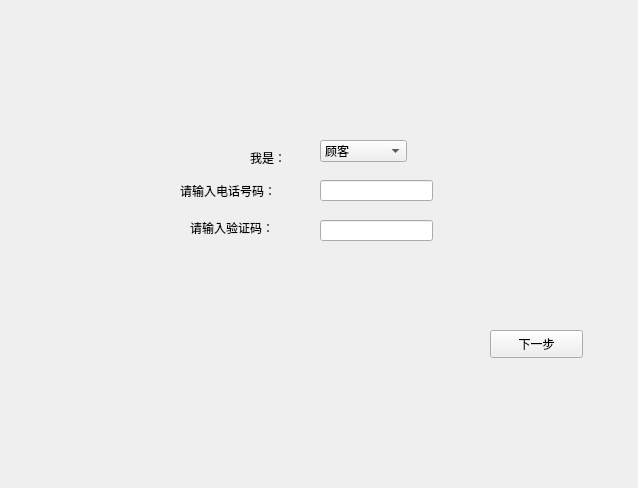
<?xml version="1.0" encoding="UTF-8"?>
<ui version="4.0">
 <class>login_register</class>
 <widget class="QWidget" name="login_register">
  <property name="geometry">
   <rect>
    <x>0</x>
    <y>0</y>
    <width>638</width>
    <height>488</height>
   </rect>
  </property>
  <property name="windowTitle">
   <string>Form</string>
  </property>
  <widget class="QLineEdit" name="lineEdit_code">
   <property name="geometry">
    <rect>
     <x>320</x>
     <y>220</y>
     <width>113</width>
     <height>21</height>
    </rect>
   </property>
  </widget>
  <widget class="QLabel" name="label_code">
   <property name="geometry">
    <rect>
     <x>190</x>
     <y>220</y>
     <width>101</width>
     <height>16</height>
    </rect>
   </property>
   <property name="text">
    <string>请输入验证码：</string>
   </property>
  </widget>
  <widget class="QComboBox" name="comboBox_choose">
   <property name="geometry">
    <rect>
     <x>320</x>
     <y>140</y>
     <width>87</width>
     <height>22</height>
    </rect>
   </property>
   <item>
    <property name="text">
     <string>顾客</string>
    </property>
   </item>
   <item>
    <property name="text">
     <string>员工</string>
    </property>
   </item>
  </widget>
  <widget class="QLabel" name="label_tnum">
   <property name="geometry">
    <rect>
     <x>180</x>
     <y>180</y>
     <width>121</width>
     <height>21</height>
    </rect>
   </property>
   <property name="text">
    <string>请输入电话号码：</string>
   </property>
  </widget>
  <widget class="QPushButton" name="pushButton_next">
   <property name="geometry">
    <rect>
     <x>490</x>
     <y>330</y>
     <width>93</width>
     <height>28</height>
    </rect>
   </property>
   <property name="text">
    <string>下一步</string>
   </property>
  </widget>
  <widget class="QLabel" name="label_choose">
   <property name="geometry">
    <rect>
     <x>250</x>
     <y>150</y>
     <width>72</width>
     <height>15</height>
    </rect>
   </property>
   <property name="text">
    <string>我是：</string>
   </property>
  </widget>
  <widget class="QLineEdit" name="lineEdit_tnum">
   <property name="geometry">
    <rect>
     <x>320</x>
     <y>180</y>
     <width>113</width>
     <height>21</height>
    </rect>
   </property>
  </widget>
 </widget>
 <resources/>
 <connections/>
</ui>
